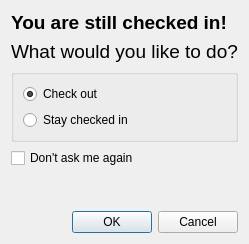
<?xml version="1.0" encoding="UTF-8"?>
<!-- 
Copyright (C) 2010 Francesco Balestrieri

This file is part of Flexo - a time tracking application.

Flexo is free software: you can redistribute it and/or modify
it under the terms of the GNU General Public License as published by
the Free Software Foundation, either version 3 of the License, or
(at your option) any later version.

Flexo is distributed in the hope that it will be useful,
but WITHOUT ANY WARRANTY; without even the implied warranty of
MERCHANTABILITY or FITNESS FOR A PARTICULAR PURPOSE.  See the
GNU General Public License for more details.

You should have received a copy of the GNU General Public License
along with Flexo.  If not, see <http://www.gnu.org/licenses/>.
-->

<ui version="4.0">
 <class>ExitDialog</class>
 <widget class="QDialog" name="ExitDialog">
  <property name="geometry">
   <rect>
    <x>0</x>
    <y>0</y>
    <width>207</width>
    <height>244</height>
   </rect>
  </property>
  <property name="windowTitle">
   <string>Dialog</string>
  </property>
  <layout class="QVBoxLayout" name="verticalLayout_2">
   <item>
    <widget class="QLabel" name="label">
     <property name="font">
      <font>
       <pointsize>14</pointsize>
       <weight>75</weight>
       <bold>true</bold>
      </font>
     </property>
     <property name="text">
      <string>You are still checked in!</string>
     </property>
    </widget>
   </item>
   <item>
    <widget class="QLabel" name="label_2">
     <property name="font">
      <font>
       <pointsize>14</pointsize>
      </font>
     </property>
     <property name="text">
      <string>What would you like to do?</string>
     </property>
    </widget>
   </item>
   <item>
    <widget class="QGroupBox" name="groupBox">
     <property name="title">
      <string/>
     </property>
     <layout class="QVBoxLayout" name="verticalLayout">
      <item>
       <widget class="QRadioButton" name="checkoutButton">
        <property name="text">
         <string>Check out</string>
        </property>
        <property name="checked">
         <bool>true</bool>
        </property>
       </widget>
      </item>
      <item>
       <widget class="QRadioButton" name="checkinButton">
        <property name="text">
         <string>Stay checked in</string>
        </property>
        <property name="checked">
         <bool>false</bool>
        </property>
       </widget>
      </item>
     </layout>
    </widget>
   </item>
   <item>
    <widget class="QCheckBox" name="checkBox">
     <property name="text">
      <string>Don't ask me again</string>
     </property>
    </widget>
   </item>
   <item>
    <spacer name="verticalSpacer">
     <property name="orientation">
      <enum>Qt::Vertical</enum>
     </property>
     <property name="sizeHint" stdset="0">
      <size>
       <width>20</width>
       <height>20</height>
      </size>
     </property>
    </spacer>
   </item>
   <item>
    <widget class="QDialogButtonBox" name="buttonBox">
     <property name="orientation">
      <enum>Qt::Horizontal</enum>
     </property>
     <property name="standardButtons">
      <set>QDialogButtonBox::Cancel|QDialogButtonBox::Ok</set>
     </property>
    </widget>
   </item>
  </layout>
 </widget>
 <resources/>
 <connections>
  <connection>
   <sender>buttonBox</sender>
   <signal>accepted()</signal>
   <receiver>ExitDialog</receiver>
   <slot>accept()</slot>
   <hints>
    <hint type="sourcelabel">
     <x>248</x>
     <y>254</y>
    </hint>
    <hint type="destinationlabel">
     <x>157</x>
     <y>274</y>
    </hint>
   </hints>
  </connection>
  <connection>
   <sender>buttonBox</sender>
   <signal>rejected()</signal>
   <receiver>ExitDialog</receiver>
   <slot>reject()</slot>
   <hints>
    <hint type="sourcelabel">
     <x>316</x>
     <y>260</y>
    </hint>
    <hint type="destinationlabel">
     <x>286</x>
     <y>274</y>
    </hint>
   </hints>
  </connection>
 </connections>
</ui>
